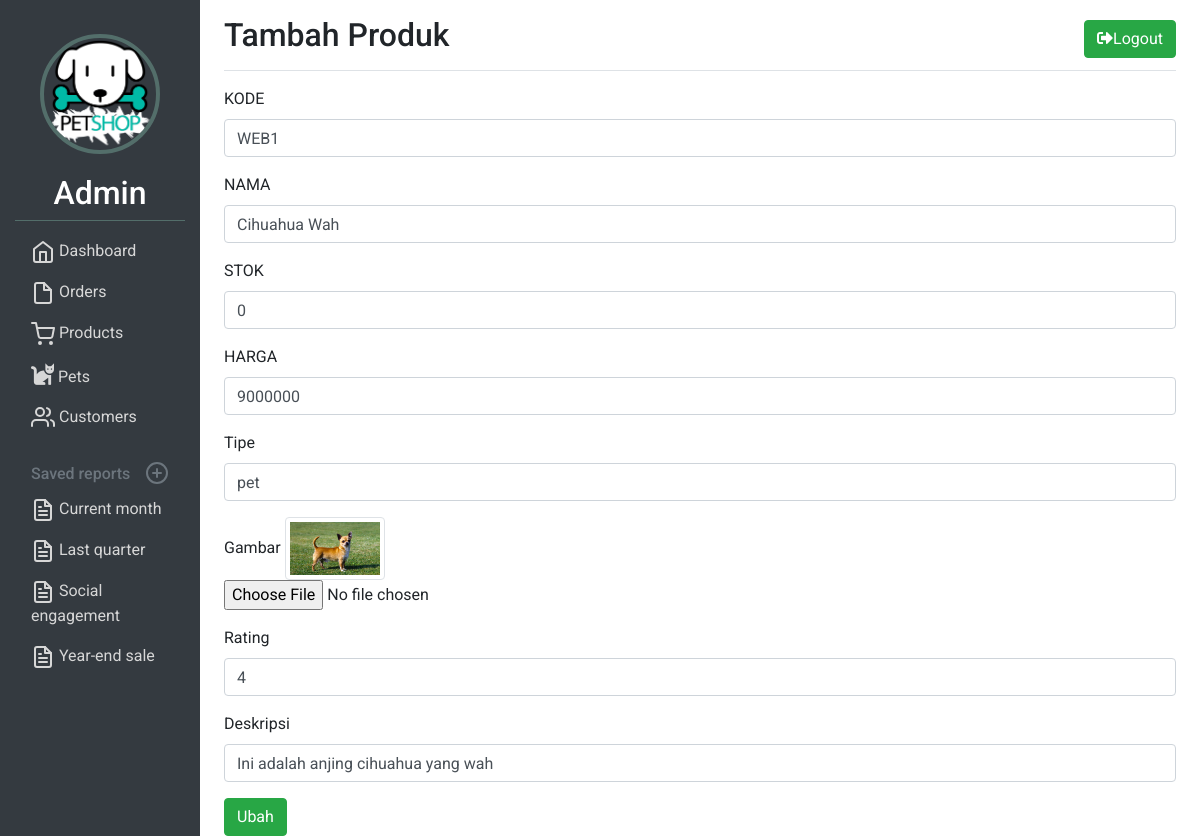
/user/ubah.php?productid=1 (signed in), run on the app's committed database.
### tables this page shows
CREATE TABLE `products` (
  `productid` int(11) NOT NULL,
  `product_code` varchar(60) NOT NULL,
  `product_desc` tinytext DEFAULT NULL,
  `product_img_name` varchar(60) NOT NULL,
  `qty_product` int(11) NOT NULL,
  `price_product` float NOT NULL,
  `product_name` varchar(60) NOT NULL,
  `product_type` varchar(30) DEFAULT 'pet',
  `product_rating` int(11) DEFAULT NULL
);

### function.php (called while the page is built, shortened)
<?php
$conn = mysqli_connect("localhost","root","root","petshop");
function query($query){
    global $conn;
    $result = mysqli_query($conn, $query);
    $rows = [];
    while ( $row = mysqli_fetch_assoc($result) ){
        $rows[] = $row;
    }
    return $rows;
}
?>

### user/ubah.php (the view, shortened to what this page needs)
<?php
require '../function.php';
$id = $_GET["productid"];
$product = query("SELECT * FROM products WHERE productid = $id")[0];
?>
<!DOCTYPE html>
<html lang="en" dir="ltr">
  <head>
    <link rel="stylesheet" href="https://use.fontawesome.com/releases/v5.8.1/css/all.css">
    <link rel="stylesheet" href="https://stackpath.bootstrapcdn.com/bootstrap/4.3.1/css/bootstrap.min.css">
    <link rel="stylesheet" href="user.css">
  </head>
  <body data-gr-c-s-loaded="true" cz-shortcut-listen="true">
  <div class="container-fluid">
    <div class="row">
      <nav class="col-md-2 d-none d-md-block bg-dark sidebar">
        <div class="sidebar-sticky">
          <div class="admin-profile">
            <div class="admin-image">
              <img src="img/logo.png" alt="">
            </div>
            <div class="admin-name">
              <h2>Admin</h2>
            </div>
          </div>
          <ul class="nav flex-column">
            <li class="nav-item">
              <a class="nav-link active" href="index.php">
                Dashboard <span class="sr-only">(current)</span>
              </a>
            </li>
            <li class="nav-item">
              <a class="nav-link" href="orders.php">
                Orders
              </a>
            </li>
            <li class="nav-item">
              <a class="nav-link" href="products.php">
                Products
              </a>
            </li>
            <li class="nav-item">
              <a class="nav-link" href="pets.php">
                <i class='fas fa-cat' style='font-size:23px'></i>
                Pets
              </a>
            </li>
            <li class="nav-item">
              <a class="nav-link" href="customers.php">
                Customers
              </a>
            </li>
          </ul>
          <h6 class="sidebar-heading d-flex justify-content-between align-items-center px-3 mt-4 mb-1 text-muted">
            <span>Saved reports</span>
            <a class="d-flex align-items-center text-muted" href="#">
            </a>
          </h6>
          <ul class="nav flex-column mb-2">
            <li class="nav-item">
              <a class="nav-link" href="#">
                Current month
              </a>
            </li>
            <li class="nav-item">
              <a class="nav-link" href="#">
                Last quarter
              </a>
            </li>
            <li class="nav-item">
              <a class="nav-link" href="#">
                Social engagement
              </a>
            </li>
            <li class="nav-item">
              <a class="nav-link" href="#">
                Year-end sale
              </a>
            </li>
          </ul>
        </div>
      </nav>
      <main role="main" class="col-md-9 ml-sm-auto col-lg-10 px-4">
        <div class="d-flex justify-content-between flex-wrap flex-md-nowrap align-items-center pt-3 pb-2 mb-3 border-bottom">
          <h1 class="h2">Tambah Produk</h1>
          <div class="btn-toolbar mb-2 mb-md-0">
            <a href="../logout.php" class="btn btn-success">
              <i class="fas fa-sign-out-alt"></i>Logout
            </a>
          </div>
        </div>
    <form action="" method="post" enctype="multipart/form-data">
        <div class="form-group">
          <label for="product_code">KODE</label>
          <input type="text" name="product_code" class="form-control" id="product_code" placeholder="Code" value="<?= $product["product_code"]?>" required>
        </div>
        <div class="form-group">
          <label for="product_name">NAMA</label>
          <input type="text" name="product_name" class="form-control" id="product_name" placeholder="Name" value="<?= $product["product_name"]?>" required>
        </div>
        <div class="form-group">
          <label for="qty_product">STOK</label>
          <input type="text" name="qty_product" class="form-control" id="qty_product" placeholder="Stok" value="<?= $product["qty_product"]?>" required>
        </div>
        <div class="form-group">
          <label for="price_product">HARGA</label>
          <input type="text" name="price_product" class="form-control" id="price_product" placeholder="Harga" value="<?= $product["price_product"]?>" required>
        </div>
        <div class="form-group">
          <label for="product_type">Tipe</label>
          <input type="text" name="product_type" class="form-control" id="product_type" placeholder="Tipe" value="<?= $product["product_type"]?>" required>
        </div>
        <div class="form-group">
          <label for="product_img_name">Gambar</label>
          <img src="../img/products/<?= $product["product_img_name"]; ?>" class="img-thumbnail" alt="">
          <input type="file" name="product_img_name" class="form-control-file" id="product_img_name" placeholder="Tipe">
        </div>
        <div class="form-group">
          <label for="product_rating">Rating</label>
          <input type="text" name="product_rating" class="form-control" id="product_rating" placeholder="Tipe" value="<?= $product["product_rating"]?>" required>
        </div>
        <div class="form-group">
          <label for="product_desc">Deskripsi</label>
          <input type="text" name="product_desc" class="form-control" id="product_desc" placeholder="Tipe" value="<?= $product["product_desc"]?>" >
        </div>
        <button type="submit" name="ubah" class="btn btn-success">Ubah</button>
    </form>
      </main>
    </div>
  </div>
  </body>
</html>

### user/user.css (style rules this page uses)
* { margin: 0; padding: 0; font-family: 'Roboto', sans-serif; }
.sidebar { position: fixed; height: 100%; color: rgb(215, 215, 215); }
.admin-profile { width: 100%; margin-top: 20%; margin-bottom: 10px; border-bottom: 1px solid rgb(83, 110, 106); }
.admin-image img { display: block; margin: auto; height: 120px; width: 120px; border: 4px solid rgb(83, 110, 106); border-radius: 100%; }
.admin-name { margin-top: 20px; text-align: center; }
.nav li a { color: rgb(215, 215, 215); }
.bg-dark { color: white; }
.form-control { outline-color: green; }
.img-thumbnail { width: 100px; margin: auto; }

### data on the page
products: product_code "WEB1", product_name "Cihuahua Wah", qty_product "0", price_product "9000000", product_type "pet", product_img_name (picture), product_rating "4", product_desc "Ini adalah anjing cihuahua yang wah"
